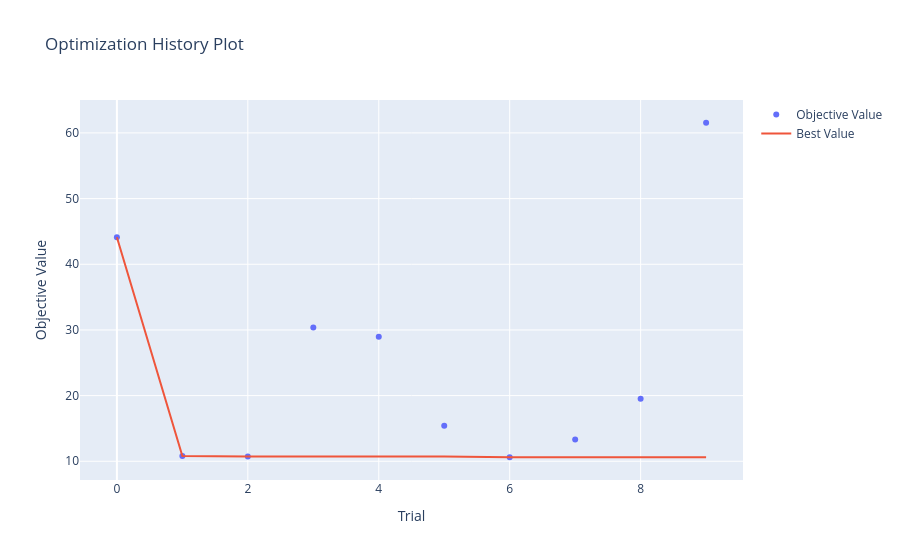

Here is the notebook cell this chart was saved with:
### Code cell
op.visualization.plot_optimization_history(study).show()

### Figure 1 — Plotly figure (JSON) as saved in the notebook; plotly's stock layout.template omitted (floating-point values rounded to 4 significant figures)
{"data": [{"mode": "markers", "name": "Objective Value", "type": "scatter", "x": [0, 1, 2, 3, 4, 5, 6, 7, 8, 9], "y": [44.12, 10.81, 10.75, 30.36, 28.95, 15.4, 10.61, 13.33, 19.51, 61.55]}, {"mode": "lines", "name": "Best Value", "type": "scatter", "x": [0, 1, 2, 3, 4, 5, 6, 7, 8, 9], "y": [44.12, 10.81, 10.75, 10.75, 10.75, 10.75, 10.61, 10.61, 10.61, 10.61]}, {"marker": {"color": "#cccccc"}, "mode": "markers", "name": "Infeasible Trial", "showlegend": false, "type": "scatter", "x": [], "y": []}], "layout": {"title": {"text": "Optimization History Plot"}, "xaxis": {"title": {"text": "Trial"}}, "yaxis": {"title": {"text": "Objective Value"}}}}
